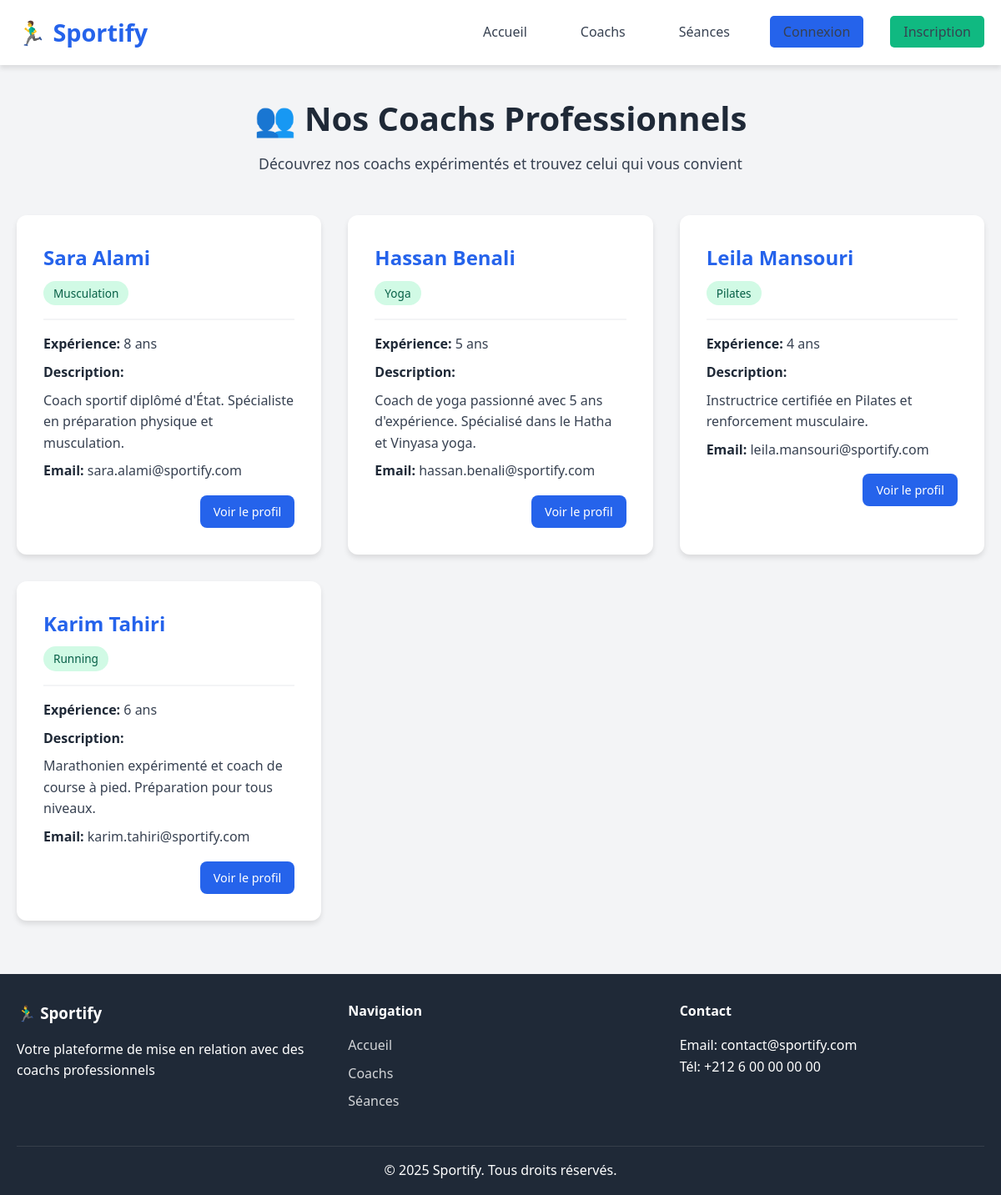
Screenshot of /pages/coachs.php with the database file from the repository.
### tables this page shows
CREATE TABLE IF NOT EXISTS coachs (
    id INT AUTO_INCREMENT PRIMARY KEY,
    nom VARCHAR(100) NOT NULL,
    prenom VARCHAR(100) NOT NULL,
    email VARCHAR(150) NOT NULL UNIQUE,
    password VARCHAR(255) NOT NULL,
    discipline VARCHAR(100) NOT NULL,
    annees_experience INT NOT NULL DEFAULT 0,
    description TEXT,
    created_at TIMESTAMP DEFAULT CURRENT_TIMESTAMP,
    updated_at TIMESTAMP DEFAULT CURRENT_TIMESTAMP ON UPDATE CURRENT_TIMESTAMP
);

### classes/Coach.php (called while the page is built, shortened)
<?php
require_once 'Utilisateur.php';
class Coach extends Utilisateur {
    public function __construct($db) {
        $this->table_name = "coachs";
    }
    public function lireTous() {
        $query = "SELECT * FROM " . $this->table_name . " ORDER BY nom ASC";
        $stmt = $this->conn->prepare($query);
        $stmt->execute();
        return $stmt;
    }
}
?>

### classes/Utilisateur.php (called while the page is built, shortened)
<?php
class Utilisateur {
    public function __construct($db) {
        $this->conn = $db;
    }
}
?>

### pages/coachs.php (the view, shortened to what this page needs)
<?php
require_once '../classes/Coach.php';
$database = new Database();
$db = $database->getConnection();
$coach = new Coach($db);
$stmt = $coach->lireTous();
include '../includes/header.php';
?>
<div class="container">
    <div class="page-header">
        <h2>👥 Nos Coachs Professionnels</h2>
        <p>Découvrez nos coachs expérimentés et trouvez celui qui vous convient</p>
    </div>
    <?php if($stmt->rowCount() > 0): ?>
        <div class="cards-grid">
            <?php while($row = $stmt->fetch(PDO::FETCH_ASSOC)): ?>
                <div class="card">
                    <div class="card-header">
                        <h3><?php echo htmlspecialchars($row['prenom'] . ' ' . $row['nom']); ?></h3>
                        <span class="badge badge-success"><?php echo htmlspecialchars($row['discipline']); ?></span>
                    </div>
                    <div class="card-body">
                        <p><strong>Expérience:</strong> <?php echo htmlspecialchars($row['annees_experience']); ?> ans</p>
                        <p><strong>Description:</strong></p>
                        <p><?php echo htmlspecialchars($row['description']); ?></p>
                        <p><strong>Email:</strong> <?php echo htmlspecialchars($row['email']); ?></p>
                    </div>
                    <div class="card-footer">
                        <a href="coach_detail.php?id=<?php echo $row['id']; ?>" class="btn btn-primary btn-small">Voir le profil</a>
                    </div>
                </div>
            <?php endwhile; ?>
        </div>
    <?php else: ?>
        <div class="alert alert-info">
            Aucun coach disponible pour le moment.
        </div>
    <?php endif; ?>
</div>
<?php include '../includes/footer.php'; ?>

### public/css/style.css (style rules this page uses)
* { margin: 0; padding: 0; box-sizing: border-box; }
:root { --primary-color: #2563eb; --primary-dark: #1e40af; --secondary-color: #10b981; --danger-color: #ef4444; --warning-color: #f59e0b; --dark-color: #1f2937; --light-color: #f3f4f6; --white: #ffffff; --text-color: #374151; --border-color: #e5e7eb; --shadow: 0 4px 6px rgba(0, 0, 0, 0.1); --shadow-lg: 0 10px 15px rgba(0, 0, 0, 0.1); --transition: all 0.3s ease; }
body { font-family: 'Segoe UI', Tahoma, Geneva, Verdana, sans-serif; line-height: 1.6; color: var(--text-color); background-color: var(--light-color); min-height: 100vh; display: flex; flex-direction: column; }
.container { max-width: 1200px; margin: 0 auto; padding: 0 20px; }
.btn { padding: 0.75rem 1.5rem; border: none; border-radius: 8px; font-size: 1rem; font-weight: 500; cursor: pointer; transition: var(--transition); text-decoration: none; display: inline-block; text-align: center; }
.btn-primary { background-color: var(--primary-color); color: var(--white); }
.btn-small { padding: 0.5rem 1rem; font-size: 0.9rem; }
.page-header { text-align: center; margin-bottom: 3rem; }
.page-header h2 { font-size: 2.5rem; color: var(--dark-color); margin-bottom: 0.5rem; }
.page-header p { font-size: 1.1rem; color: var(--text-color); }
.cards-grid { display: grid; grid-template-columns: repeat(auto-fill, minmax(300px, 1fr)); gap: 2rem; margin-bottom: 2rem; }
.card { background-color: var(--white); border-radius: 12px; padding: 2rem; box-shadow: var(--shadow); transition: var(--transition); }
.card-header { border-bottom: 2px solid var(--light-color); padding-bottom: 1rem; margin-bottom: 1rem; }
.card-header h3 { font-size: 1.5rem; color: var(--primary-color); margin-bottom: 0.5rem; }
.card-body { margin-bottom: 1rem; }
.card-body p { margin-bottom: 0.5rem; }
.card-body strong { color: var(--dark-color); }
.card-footer { display: flex; gap: 0.5rem; justify-content: flex-end; }
.badge { display: inline-block; padding: 0.25rem 0.75rem; border-radius: 20px; font-size: 0.85rem; font-weight: 500; }
.badge-success { background-color: #d1fae5; color: #065f46; }

### rows the page displays
coachs: prenom+nom "Sara Alami", discipline "Musculation", annees_experience "8", description "Coach sportif diplômé d'État. Spécialiste en préparation physique et musculation.", email "sara.alami@sportify.com"
coachs: prenom+nom "Hassan Benali", discipline "Yoga", annees_experience "5", description "Coach de yoga passionné avec 5 ans d'expérience. Spécialisé dans le Hatha et Vinyasa yoga.", email "hassan.benali@sportify.com"
coachs: prenom+nom "Leila Mansouri", discipline "Pilates", annees_experience "4", description "Instructrice certifiée en Pilates et renforcement musculaire.", email "leila.mansouri@sportify.com"
coachs: prenom+nom "Karim Tahiri", discipline "Running", annees_experience "6", description "Marathonien expérimenté et coach de course à pied. Préparation pour tous niveaux.", email "karim.tahiri@sportify.com"
